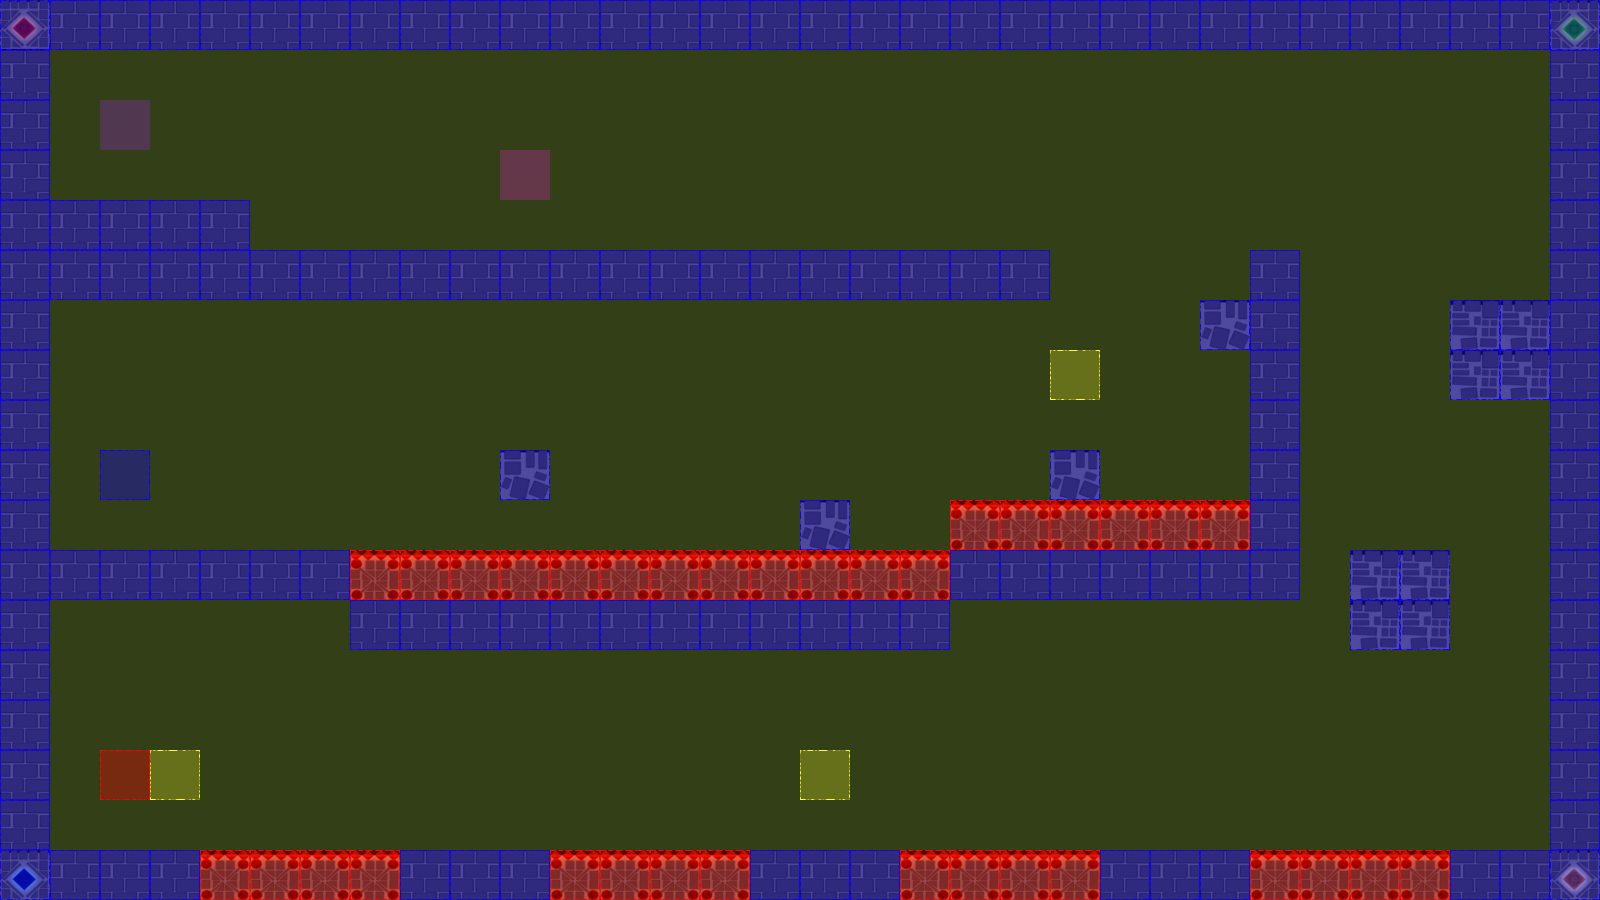

Rendered tile map (Tiled .tmx) drawn with the repository's tilesets; below, a short description and the map source with its tile grids summarised:
An orthogonal 32x18 tile map with 50x50 px tiles, 3 tile layers (terrain, collision, event), 2 tilesets.

<map version="1.0" orientation="orthogonal" renderorder="left-up" width="32" height="18" tilewidth="50" tileheight="50" nextobjectid="3">
 <tileset firstgid="1" name="castleTile" tilewidth="50" tileheight="50" tilecount="36" columns="6">
  <image source="tiles/castleTile.png" width="300" height="300" />
 </tileset>
 <tileset firstgid="37" name="collisionTile" tilewidth="50" tileheight="50" tilecount="12" columns="3">
  <image source="tiles/collisionTile.png" width="150" height="200" />
 </tileset>
 <layer name="terrain" width="32" height="18">
  <data>[576 cells, 181 non-empty, 8 distinct tile ids]</data>
 </layer>
 <layer name="collision" width="32" height="18">
  <data>[576 cells, 576 non-empty, 3 distinct tile ids]</data>
 </layer>
 <layer name="event" width="32" height="18">
  <data>[576 cells, 7 non-empty, 5 distinct tile ids]</data>
 </layer>
</map>
